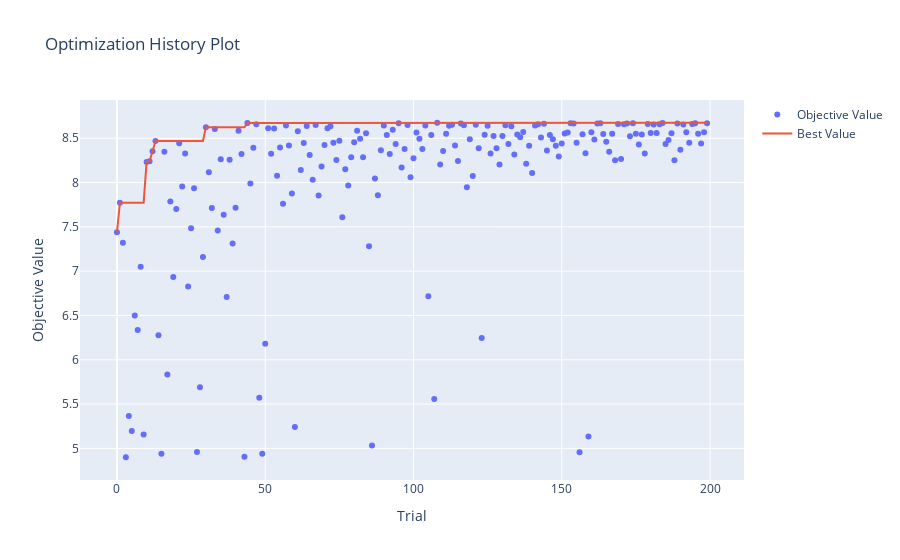

Notebook cell for this chart:
### Code cell
optuna.visualization.plot_optimization_history(study)

### Figure 1 — Plotly figure (JSON) as saved in the notebook; plotly's stock layout.template omitted (floating-point values rounded to 4 significant figures; data arrays with more than 128 entries replaced by an {"elided": "..."} marker saying what was removed)
{"data": [{"mode": "markers", "name": "Objective Value", "type": "scatter", "x": {"elided": "200 int values"}, "y": {"elided": "200 float values"}}, {"mode": "lines", "name": "Best Value", "type": "scatter", "x": {"elided": "200 int values"}, "y": {"elided": "200 float values"}}, {"marker": {"color": "#cccccc"}, "mode": "markers", "name": "Infeasible Trial", "showlegend": false, "type": "scatter", "x": [], "y": []}], "layout": {"title": {"text": "Optimization History Plot"}, "xaxis": {"title": {"text": "Trial"}}, "yaxis": {"title": {"text": "Objective Value"}}}}
